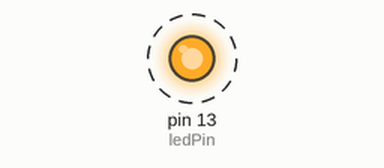
This sketch was run on a simulated Arduino Uno, built with avr-gcc and run on an emulated ATmega328P. Parts: output pins drawn as LEDs (lit = HIGH). Dashed ring = blinking. The ROS host is connected and sends only what is stated.

Above: at 0.5 s.
Timing chart, 0 to 4.6 s (numbered marks = the images above):
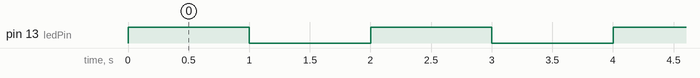

Measured:
- by itself, pin 13 (ledPin): alternates HIGH for 1.0 s and LOW for 1.0 s

The sketch:

Rosserial_rubble_helloworldtest.ino
```cpp
/*
 * rosserial Publisher Example
 * Prints "hello world!"
 */

#include <ros.h>
#include <std_msgs/String.h>

ros::NodeHandle  nh;

std_msgs::String str_msg;
ros::Publisher chatter("chatter", &str_msg);

char hello[13] = "hello world!";

int ledPin = 13;

void setup()
{
  nh.initNode();
  nh.advertise(chatter);
  pinMode(ledPin, OUTPUT);
  digitalWrite(ledPin, HIGH);
}

void loop()
{
  str_msg.data = hello;
  chatter.publish( &str_msg );
  nh.spinOnce();
  delay(1000);
  digitalWrite(ledPin, !digitalRead(ledPin));
}
```
